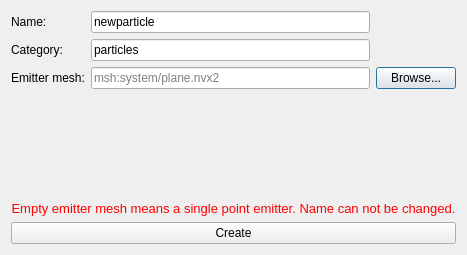
<?xml version="1.0" encoding="UTF-8"?>
<ui version="4.0">
 <class>ParticleEffectWizard</class>
 <widget class="QDialog" name="ParticleEffectWizard">
  <property name="geometry">
   <rect>
    <x>0</x>
    <y>0</y>
    <width>467</width>
    <height>255</height>
   </rect>
  </property>
  <property name="font">
   <font>
    <family>Segoe UI</family>
   </font>
  </property>
  <property name="windowTitle">
   <string>Particle Effect Wizard</string>
  </property>
  <layout class="QGridLayout" name="gridLayout">
   <item row="0" column="1">
    <widget class="QLineEdit" name="particleName">
     <property name="text">
      <string>newparticle</string>
     </property>
    </widget>
   </item>
   <item row="0" column="0">
    <widget class="QLabel" name="label_2">
     <property name="text">
      <string>Name:</string>
     </property>
    </widget>
   </item>
   <item row="2" column="2">
    <widget class="QPushButton" name="browseButton">
     <property name="text">
      <string>Browse...</string>
     </property>
    </widget>
   </item>
   <item row="3" column="0" colspan="3">
    <spacer name="verticalSpacer">
     <property name="orientation">
      <enum>Qt::Vertical</enum>
     </property>
     <property name="sizeHint" stdset="0">
      <size>
       <width>20</width>
       <height>40</height>
      </size>
     </property>
    </spacer>
   </item>
   <item row="1" column="0">
    <widget class="QLabel" name="label_4">
     <property name="text">
      <string>Category:</string>
     </property>
    </widget>
   </item>
   <item row="2" column="1">
    <widget class="QLineEdit" name="emitterMesh">
     <property name="text">
      <string/>
     </property>
     <property name="placeholderText">
      <string>msh:system/plane.nvx2</string>
     </property>
    </widget>
   </item>
   <item row="2" column="0">
    <widget class="QLabel" name="label">
     <property name="text">
      <string>Emitter mesh:</string>
     </property>
    </widget>
   </item>
   <item row="5" column="0" colspan="3">
    <widget class="QPushButton" name="createButton">
     <property name="text">
      <string>Create</string>
     </property>
    </widget>
   </item>
   <item row="1" column="1">
    <widget class="QLineEdit" name="particleCategory">
     <property name="text">
      <string>particles</string>
     </property>
    </widget>
   </item>
   <item row="4" column="0" colspan="3">
    <widget class="QLabel" name="errorLabel">
     <property name="enabled">
      <bool>true</bool>
     </property>
     <property name="font">
      <font>
       <pointsize>10</pointsize>
      </font>
     </property>
     <property name="text">
      <string>&lt;html&gt;&lt;head/&gt;&lt;body&gt;&lt;p&gt;&lt;span style=&quot; color:#ff0004;&quot;&gt;Empty emitter mesh means a single point emitter. Name can not be changed.&lt;/span&gt;&lt;/p&gt;&lt;/body&gt;&lt;/html&gt;</string>
     </property>
     <property name="alignment">
      <set>Qt::AlignCenter</set>
     </property>
    </widget>
   </item>
  </layout>
 </widget>
 <resources/>
 <connections>
  <connection>
   <sender>createButton</sender>
   <signal>pressed()</signal>
   <receiver>ParticleEffectWizard</receiver>
   <slot>accept()</slot>
   <hints>
    <hint type="sourcelabel">
     <x>199</x>
     <y>158</y>
    </hint>
    <hint type="destinationlabel">
     <x>199</x>
     <y>89</y>
    </hint>
   </hints>
  </connection>
 </connections>
</ui>
